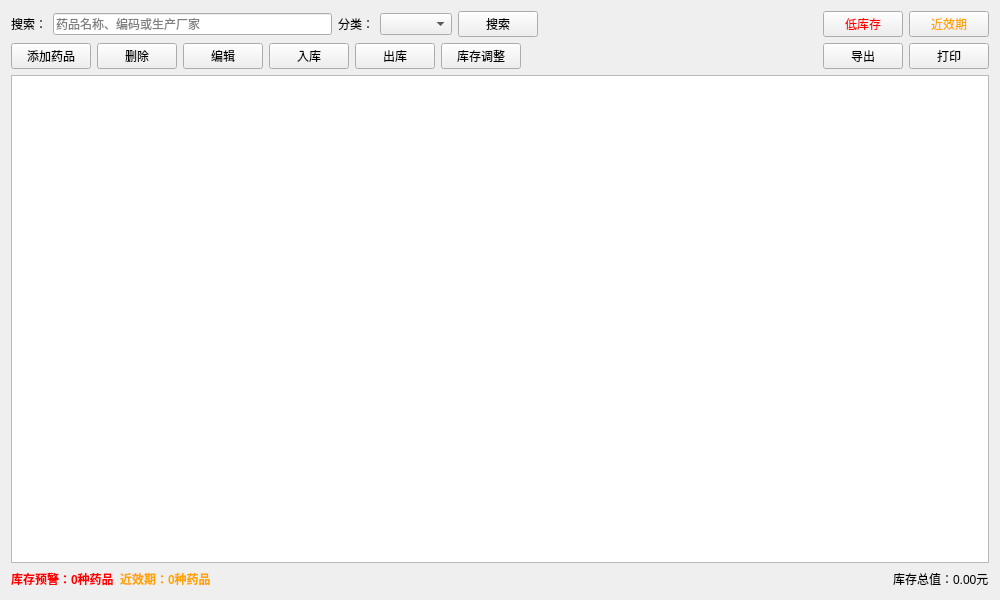
<?xml version="1.0" encoding="UTF-8"?>
<ui version="4.0">
<class>medicineview</class>
<widget class="QWidget" name="medicineview">
 <property name="geometry">
  <rect>
   <x>0</x>
   <y>0</y>
   <width>1000</width>
   <height>600</height>
  </rect>
 </property>
 <property name="windowTitle">
  <string>药品管理</string>
 </property>
 <layout class="QVBoxLayout" name="verticalLayout">
  <item>
   <layout class="QHBoxLayout" name="filterLayout">
    <item>
     <widget class="QLabel" name="label">
      <property name="text">
       <string>搜索：</string>
      </property>
     </widget>
    </item>
    <item>
     <widget class="QLineEdit" name="txtSearch">
      <property name="placeholderText">
       <string>药品名称、编码或生产厂家</string>
      </property>
     </widget>
    </item>
    <item>
     <widget class="QLabel" name="label_2">
      <property name="text">
       <string>分类：</string>
      </property>
     </widget>
    </item>
    <item>
     <widget class="QComboBox" name="cmbCategory">
     </widget>
    </item>
    <item>
     <widget class="QPushButton" name="btSearch">
      <property name="text">
       <string>搜索</string>
      </property>
     </widget>
    </item>
    <item>
     <spacer name="horizontalSpacer">
      <property name="orientation">
       <enum>Qt::Horizontal</enum>
      </property>
      <property name="sizeHint" stdset="0">
       <size>
        <width>40</width>
        <height>20</height>
       </size>
      </property>
     </spacer>
    </item>
    <item>
     <widget class="QPushButton" name="btnLowStock">
      <property name="text">
       <string>低库存</string>
      </property>
      <property name="styleSheet">
       <string notr="true">color: red;</string>
      </property>
     </widget>
    </item>
    <item>
     <widget class="QPushButton" name="btnNearExpiry">
      <property name="text">
       <string>近效期</string>
      </property>
      <property name="styleSheet">
       <string notr="true">color: orange;</string>
      </property>
     </widget>
    </item>
   </layout>
  </item>
  <item>
   <layout class="QHBoxLayout" name="buttonLayout">
    <item>
     <widget class="QPushButton" name="btAdd">
      <property name="text">
       <string>添加药品</string>
      </property>
     </widget>
    </item>
    <item>
     <widget class="QPushButton" name="btDelete">
      <property name="text">
       <string>删除</string>
      </property>
     </widget>
    </item>
    <item>
     <widget class="QPushButton" name="btEdit">
      <property name="text">
       <string>编辑</string>
      </property>
     </widget>
    </item>
    <item>
     <widget class="QPushButton" name="btnStockIn">
      <property name="text">
       <string>入库</string>
      </property>
     </widget>
    </item>
    <item>
     <widget class="QPushButton" name="btnStockOut">
      <property name="text">
       <string>出库</string>
      </property>
     </widget>
    </item>
    <item>
     <widget class="QPushButton" name="btnAdjustStock">
      <property name="text">
       <string>库存调整</string>
      </property>
     </widget>
    </item>
    <item>
     <spacer name="horizontalSpacer_2">
      <property name="orientation">
       <enum>Qt::Horizontal</enum>
      </property>
      <property name="sizeHint" stdset="0">
       <size>
        <width>40</width>
        <height>20</height>
       </size>
      </property>
     </spacer>
    </item>
    <item>
     <widget class="QPushButton" name="btnExport">
      <property name="text">
       <string>导出</string>
      </property>
     </widget>
    </item>
    <item>
     <widget class="QPushButton" name="btnPrint">
      <property name="text">
       <string>打印</string>
      </property>
     </widget>
    </item>
   </layout>
  </item>
  <item>
   <widget class="QTableView" name="tableView">
    <property name="alternatingRowColors">
     <bool>true</bool>
    </property>
    <property name="selectionMode">
     <enum>QAbstractItemView::SingleSelection</enum>
    </property>
    <property name="selectionBehavior">
     <enum>QAbstractItemView::SelectRows</enum>
    </property>
    <property name="sortingEnabled">
     <bool>true</bool>
    </property>
   </widget>
  </item>
  <item>
   <layout class="QHBoxLayout" name="statsLayout">
    <item>
     <widget class="QLabel" name="lblStockWarning">
      <property name="text">
       <string>库存预警：0种药品</string>
      </property>
      <property name="styleSheet">
       <string notr="true">color: red; font-weight: bold;</string>
      </property>
     </widget>
    </item>
    <item>
     <widget class="QLabel" name="lblExpiryWarning">
      <property name="text">
       <string>近效期：0种药品</string>
      </property>
      <property name="styleSheet">
       <string notr="true">color: orange; font-weight: bold;</string>
      </property>
     </widget>
    </item>
    <item>
     <spacer name="horizontalSpacer_3">
      <property name="orientation">
       <enum>Qt::Horizontal</enum>
      </property>
      <property name="sizeHint" stdset="0">
       <size>
        <width>40</width>
        <height>20</height>
       </size>
      </property>
     </spacer>
    </item>
    <item>
     <widget class="QLabel" name="lblTotalValue">
      <property name="text">
       <string>库存总值：0.00元</string>
      </property>
     </widget>
    </item>
   </layout>
  </item>
 </layout>
</widget>
<resources/>
<connections/>
</ui>
